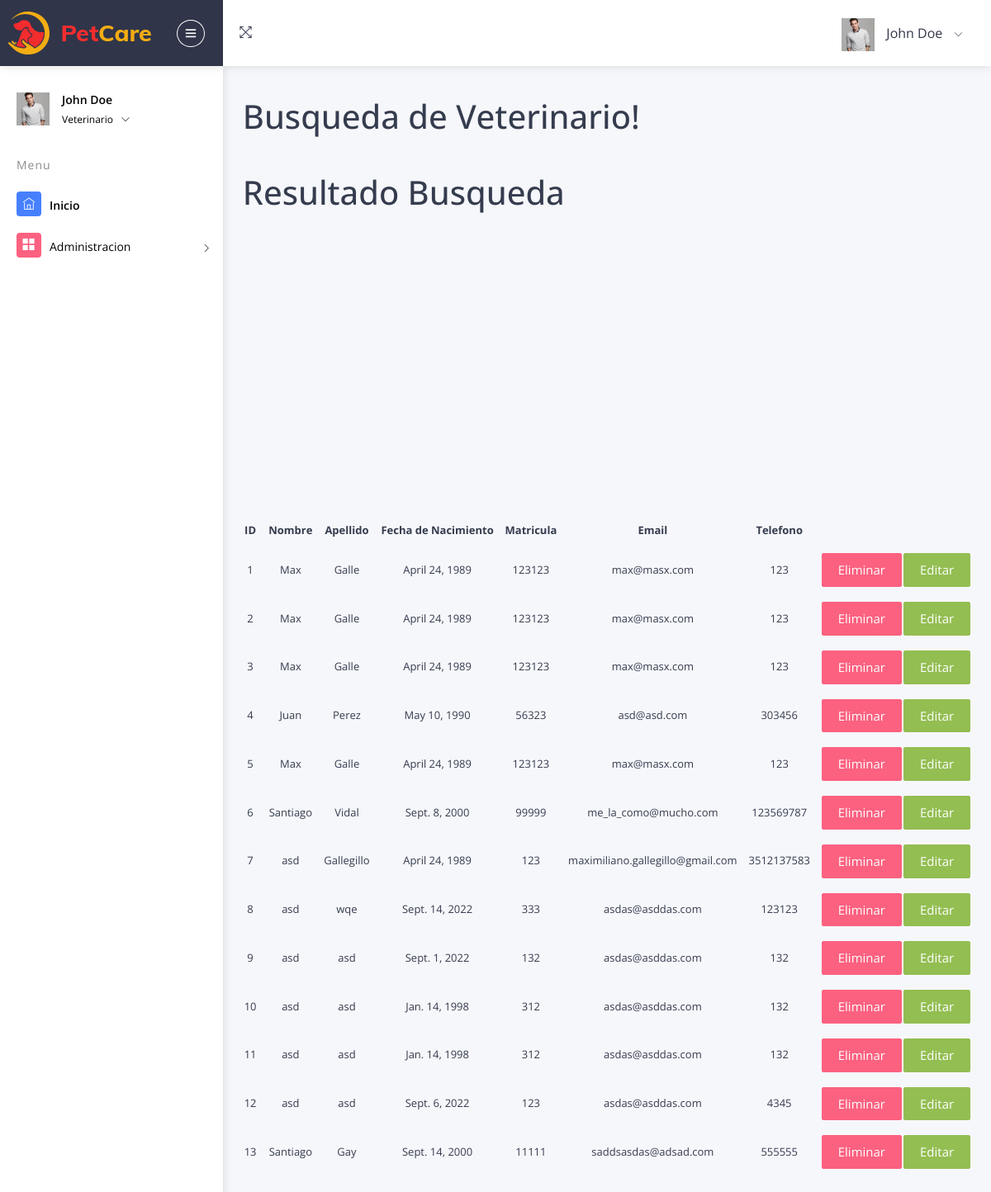
The app's page /AppVet/busquedaVeteAll/ (signed in), older data.
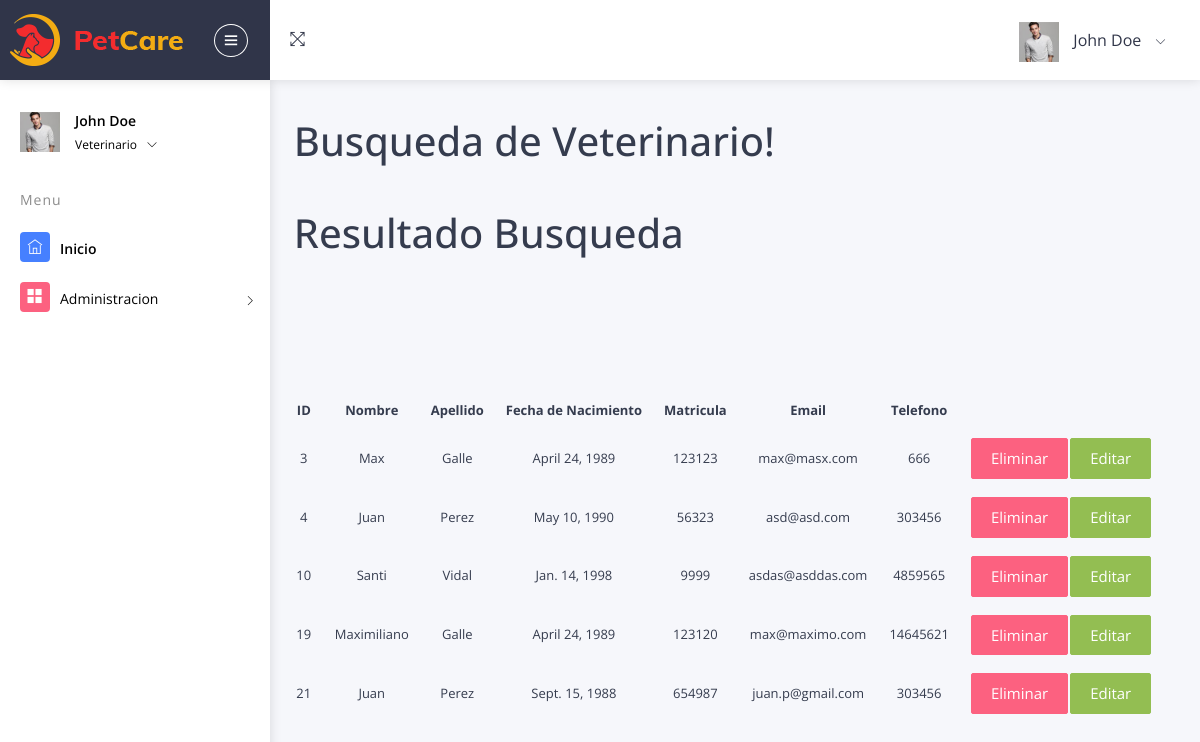
The same page, newer data.
### AppVet/models.py (models this page shows, shortened)
class DatosVeterinarios(models.Model):
    nombreVet = models.CharField(max_length=30)
    apellidoVet = models.CharField(max_length=30)
    fechaNacimientoVet = models.DateField()
    matriculaVet = models.IntegerField()
    emailVet = models.EmailField(max_length=254)
    telefonoVet = models.IntegerField()

### AppVet/views.py (the view)
# urls.py: path('busquedaVeteAll/', views.busquedaVeteAll, name="busquedaVeteAll"),
@login_required
def busquedaVeteAll(request):
    veterinarios = DatosVeterinarios.objects.all()
    return render(request, "AppVet/App/Veterinario/busqueda_veterinarioall.html", {"veterinarios": veterinarios})

### AppVet/templates/AppVet/App/Veterinario/busqueda_veterinarioall.html (shortened to what this page needs)
{% extends "AppVet/App/app_admin.html" %} {% load static %} {% block titulo %}
<h1 class="mb-5">Busqueda de Veterinario!</h1>
{% endblock %} {% block contenido_que_cambia %}
<h1>Resultado Busqueda</h1>
{% if veterinarios %}
<table>
  <tr>
    <h3>
      <th width="20px"><p align="center">ID</p></th>
      <th width="20px"><p align="center"></p></th>
      <th width="30"><p align="center">Nombre</p></th>
      <th width="20px"><p align="center"></p></th>
      <th width="30"><p align="center">Apellido</p></th>
      <th width="20px"><p align="center"></p></th>
      <th width="20"><p align="center">Fecha de Nacimiento</p></th>
      <th width="20px"><p align="center"></p></th>
      <th width="10"><p align="center">Matricula</p></th>
      <th width="20px"><p align="center"></p></th>
      <th width="50"><p align="center">Email</p></th>
      <th width="20px"><p align="center"></p></th>
      <th width="10"><p align="center">Telefono</p></th>
      <th width="20px"><p align="center"></p></th>
      <th width="10">
      </th>
      <th width="10">
      </th>
    </h3>
  </tr>
  {% for veterinario in veterinarios %}
  <tr>
    <h3>
      <td width="20"><p align="center">{{veterinario.id}}</p></td>
      <th width="20px"><p align="center"></p></th>
      <td width="50"><p align="center">{{veterinario.nombreVet}}</p></td>
      <th width="20px"><p align="center"></p></th>
      <td width="50"><p align="center">{{veterinario.apellidoVet}}</p></td>
      <th width="20px"><p align="center"></p></th>
      <td width="50">
        <p align="center">{{veterinario.fechaNacimientoVet}}</p>
      </td>
      <th width="20px"><p align="center"></p></th>
      <td width="50"><p align="center">{{veterinario.matriculaVet}}</p></td>
      <th width="20px"><p align="center"></p></th>
      <td width="50"><p align="center">{{veterinario.emailVet}}</p></td>
      <th width="20px"><p align="center"></p></th>
      <td width="50"><p align="center">{{veterinario.telefonoVet}}</p></td>
      <th width="20px"><p align="center"></p></th>
    </h3>
    <td width="50">
      <p align="center">
        <a
          class="btn btn-danger"
          href="{% url 'eliminarVeterinario' veterinario.id %}"
        >
          Eliminar
        </a>
      </p>
    </td>
    <td width="50">
      <p align="center">
        <a
          class="btn btn-success"
          href="{% url 'modificarVeterinario' veterinario.id %}"
        >
          Editar
        </a>
      </p>
    </td>
  </tr>
  <br />
  {% endfor %} {% else %}
  <p>No se encontraron Veterinarios</p>
  {% endif %} {% endblock %}

### AppVet/templates/AppVet/App/app_admin.html (shortened to what this page needs)
<!DOCTYPE html>
<html lang="en">
  <head>
    {% load static %}
    <link
      rel="stylesheet"
      type="text/css"
      href="{% static 'App/assets/css/bootstrap/css/bootstrap.min.css' %}"
    />
    <link
      rel="stylesheet"
      type="text/css"
      href="{% static 'App/assets/icon/themify-icons/themify-icons.css' %}"
    />
    <link
      rel="stylesheet"
      type="text/css"
      href="{% static 'App/assets/icon/icofont/css/icofont.css' %}"
    />
    <link
      rel="stylesheet"
      type="text/css"
      href="{% static 'App/assets/css/style.css' %}"
    />
    <link
      rel="stylesheet"
      type="text/css"
      href="{% static 'App/assets/css/jquery.mCustomScrollbar.css' %}"
    />
  </head>
  <body>
    <div id="pcoded" class="pcoded">
      <div class="pcoded-container navbar-wrapper">
        <nav class="navbar header-navbar pcoded-header">
          <div class="navbar-wrapper">
            <div class="navbar-logo">
              <a class="mobile-menu" id="mobile-collapse" href="#!">
                <i class="ti-menu"></i>
              </a>
              <a href="{% url 'appAdmin' %}">
                <img
                  class="img-fluid"
                  src="{% static 'App/assets/images/logo_pet.png' %}"
                  alt="Theme-Logo"
                />
              </a>
            </div>
            <div class="navbar-container container-fluid">
              <ul class="nav-left">
                <li>
                  <a href="#!" onclick="javascript:toggleFullScreen()">
                    <i class="ti-fullscreen"></i>
                  </a>
                </li>
              </ul>
              <ul class="nav-right">
                <li class="user-profile header-notification">
                  <a href="#!">
                    <img
                      src="{% static 'App/assets/images/avatar-4.jpg' %}"
                      class="img-radius"
                      alt="User-Profile-Image"
                    />
                    <span>John Doe</span>
                    <i class="ti-angle-down"></i>
                  </a>
                </li>
              </ul>
            </div>
          </div>
        </nav>
        <div class="pcoded-main-container">
          <div class="pcoded-wrapper">
            <nav class="pcoded-navbar">
              <div class="pcoded-inner-navbar main-menu">
                <div class="">
                  <div class="main-menu-header">
                    <img
                      class="img-40 img-radius"
                      src="{% static 'App/assets/images/avatar-4.jpg' %}"
                      alt="User-Profile-Image"
                    />
                    <div class="user-details">
                      <span>John Doe</span>
                      <span id="more-details"
                        >Veterinario<i class="ti-angle-down"></i
                      ></span>
                    </div>
                  </div>
                </div>
                <div
                  class="pcoded-navigatio-lavel"
                  data-i18n="nav.category.navigation"
                >
                  Menu
                </div>
                <ul class="pcoded-item pcoded-left-item">
                  <li class="active">
                    <a href="{% url 'index' %}">
                      <span class="pcoded-micon"
                        ><i class="ti-home"></i><b>D</b></span
                      >
                      <span class="pcoded-mtext" data-i18n="nav.dash.main"
                        >Inicio</span
                      >
                    </a>
                  </li>
                  <li class="pcoded-hasmenu">
                    <a href="javascript:void(0)">
                      <span class="pcoded-micon"
                        ><i class="ti-layout-grid2-alt"></i
                      ></span>
                      <span
                        class="pcoded-mtext"
                        data-i18n="nav.basic-components.main"
                        >Administracion</span
                      >
                    </a>
            </nav>
            <div class="pcoded-content">
              <div class="pcoded-inner-content">
                <div class="main-body">
                  <div class="page-wrapper">
                    <div class="page-body">
                      <div class="row">
                        <div >
                          <div >
                            <div class="card-block-small">
                            {% block titulo %}{% endblock %}
                            {% block contenido_que_cambia %}{% endblock %}
                            </div>
                          </div>
                        </div>
                      </div>
                    </div>
                  </div>
                </div>
              </div>
            </div>
          </div>
        </div>
      </div>
    </div>
  </body>
</html>

Row changes from the older to the newer data that the page shows:
removed DatosVeterinarios: id "1", nombreVet "Max", apellidoVet "Galle", fechaNacimientoVet "April 24, 1989", matriculaVet "123123", emailVet "max@masx.com", telefonoVet "123"
removed DatosVeterinarios: id "2", nombreVet "Max", apellidoVet "Galle", fechaNacimientoVet "April 24, 1989", matriculaVet "123123", emailVet "max@masx.com", telefonoVet "123"
removed DatosVeterinarios: id "5", nombreVet "Max", apellidoVet "Galle", fechaNacimientoVet "April 24, 1989", matriculaVet "123123", emailVet "max@masx.com", telefonoVet "123"
removed DatosVeterinarios: id "6", nombreVet "Santiago", apellidoVet "Vidal", fechaNacimientoVet "Sept. 8, 2000", matriculaVet "99999", emailVet "me_la_como@mucho.com", telefonoVet "123569787"
removed DatosVeterinarios: id "7", nombreVet "asd", apellidoVet "Gallegillo", fechaNacimientoVet "April 24, 1989", matriculaVet "123", emailVet "maximiliano.gallegillo@gmail.com", telefonoVet "3512137583"
removed DatosVeterinarios: id "8", nombreVet "asd", apellidoVet "wqe", fechaNacimientoVet "Sept. 14, 2022", matriculaVet "333", emailVet "asdas@asddas.com", telefonoVet "123123"
removed DatosVeterinarios: id "9", nombreVet "asd", apellidoVet "asd", fechaNacimientoVet "Sept. 1, 2022", matriculaVet "132", emailVet "asdas@asddas.com", telefonoVet "132"
removed DatosVeterinarios: id "11", nombreVet "asd", apellidoVet "asd", fechaNacimientoVet "Jan. 14, 1998", matriculaVet "312", emailVet "asdas@asddas.com", telefonoVet "132"
removed DatosVeterinarios: id "12", nombreVet "asd", apellidoVet "asd", fechaNacimientoVet "Sept. 6, 2022", matriculaVet "123", emailVet "asdas@asddas.com", telefonoVet "4345"
removed DatosVeterinarios: id "13", nombreVet "Santiago", apellidoVet "Gay", fechaNacimientoVet "Sept. 14, 2000", matriculaVet "11111", emailVet "saddsasdas@adsad.com", telefonoVet "555555"
changed DatosVeterinarios "Max": telefonoVet "123" → "666"
changed DatosVeterinarios "asdas@asddas.com": nombreVet "asd" → "Santi"; apellidoVet "asd" → "Vidal"; matriculaVet "312" → "9999"; telefonoVet "132" → "4859565"
added DatosVeterinarios: id "19", nombreVet "Maximiliano", apellidoVet "Galle", fechaNacimientoVet "April 24, 1989", matriculaVet "123120", emailVet "max@maximo.com", telefonoVet "14645621"
added DatosVeterinarios: id "21", nombreVet "Juan", apellidoVet "Perez", fechaNacimientoVet "Sept. 15, 1988", matriculaVet "654987", emailVet "juan.p@gmail.com", telefonoVet "303456"
